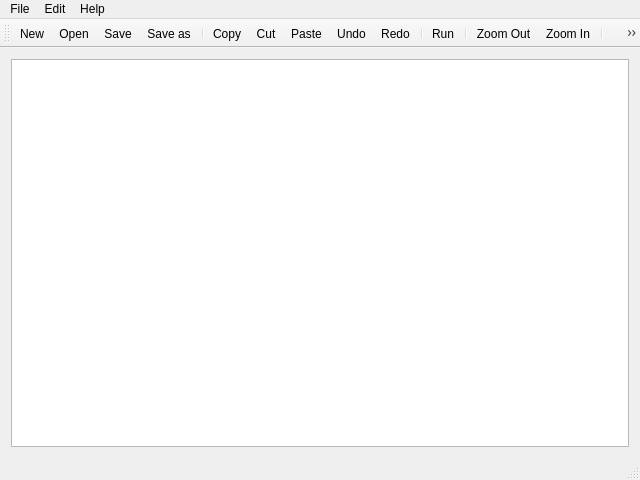
<?xml version="1.0" encoding="UTF-8"?>
<ui version="4.0">
 <class>Notepad</class>
 <widget class="QMainWindow" name="Notepad">
  <property name="geometry">
   <rect>
    <x>0</x>
    <y>0</y>
    <width>640</width>
    <height>480</height>
   </rect>
  </property>
  <property name="windowTitle">
   <string>Notepad</string>
  </property>
  <widget class="QWidget" name="centralWidget">
   <layout class="QVBoxLayout" name="verticalLayout">
    <item>
     <widget class="QTextEdit" name="textEdit"/>
    </item>
   </layout>
  </widget>
  <widget class="QMenuBar" name="menuBar">
   <property name="geometry">
    <rect>
     <x>0</x>
     <y>0</y>
     <width>640</width>
     <height>22</height>
    </rect>
   </property>
   <widget class="QMenu" name="menuFile">
    <property name="title">
     <string>File</string>
    </property>
    <addaction name="actionNew"/>
    <addaction name="actionOpen"/>
    <addaction name="actionSave"/>
    <addaction name="actionSave_as"/>
    <addaction name="separator"/>
    <addaction name="actionExit"/>
   </widget>
   <widget class="QMenu" name="menuEdit">
    <property name="title">
     <string>Edit</string>
    </property>
    <addaction name="actionCopy"/>
    <addaction name="actionCut"/>
    <addaction name="actionPaste"/>
    <addaction name="separator"/>
    <addaction name="actionUndo"/>
    <addaction name="actionRedo"/>
    <addaction name="separator"/>
    <addaction name="actionZoomOut"/>
    <addaction name="actionZoomIn"/>
    <addaction name="separator"/>
    <addaction name="actionRun"/>
   </widget>
   <widget class="QMenu" name="menuHelp">
    <property name="title">
     <string>Help</string>
    </property>
    <addaction name="separator"/>
    <addaction name="actionAbout"/>
   </widget>
   <addaction name="menuFile"/>
   <addaction name="menuEdit"/>
   <addaction name="menuHelp"/>
  </widget>
  <widget class="QToolBar" name="mainToolBar">
   <attribute name="toolBarArea">
    <enum>TopToolBarArea</enum>
   </attribute>
   <attribute name="toolBarBreak">
    <bool>false</bool>
   </attribute>
   <addaction name="actionNew"/>
   <addaction name="actionOpen"/>
   <addaction name="actionSave"/>
   <addaction name="actionSave_as"/>
   <addaction name="separator"/>
   <addaction name="actionCopy"/>
   <addaction name="actionCut"/>
   <addaction name="actionPaste"/>
   <addaction name="actionUndo"/>
   <addaction name="actionRedo"/>
   <addaction name="separator"/>
   <addaction name="actionRun"/>
   <addaction name="separator"/>
   <addaction name="actionZoomOut"/>
   <addaction name="actionZoomIn"/>
   <addaction name="separator"/>
   <addaction name="actionAbout"/>
   <addaction name="separator"/>
   <addaction name="actionExit"/>
  </widget>
  <widget class="QStatusBar" name="statusBar"/>
  <action name="actionNew">
   <property name="icon">
    <iconset resource="notepad.qrc">
     <normaloff>:/assets/images/new.png</normaloff>:/assets/images/new.png</iconset>
   </property>
   <property name="text">
    <string>New</string>
   </property>
   <property name="toolTip">
    <string>New text file</string>
   </property>
   <property name="statusTip">
    <string>Create a new text file</string>
   </property>
   <property name="shortcut">
    <string>Ctrl+N</string>
   </property>
  </action>
  <action name="actionOpen">
   <property name="icon">
    <iconset resource="notepad.qrc">
     <normaloff>:/assets/images/open.png</normaloff>:/assets/images/open.png</iconset>
   </property>
   <property name="text">
    <string>Open</string>
   </property>
   <property name="toolTip">
    <string>Open file</string>
   </property>
   <property name="statusTip">
    <string>Open an existing text file</string>
   </property>
   <property name="shortcut">
    <string>Ctrl+O</string>
   </property>
  </action>
  <action name="actionSave">
   <property name="icon">
    <iconset resource="notepad.qrc">
     <normaloff>:/assets/images/save.png</normaloff>:/assets/images/save.png</iconset>
   </property>
   <property name="text">
    <string>Save</string>
   </property>
   <property name="toolTip">
    <string>Save file</string>
   </property>
   <property name="statusTip">
    <string>Save the text file to disk</string>
   </property>
   <property name="shortcut">
    <string>Ctrl+S</string>
   </property>
  </action>
  <action name="actionSave_as">
   <property name="icon">
    <iconset resource="notepad.qrc">
     <normaloff>:/assets/images/save_as.png</normaloff>:/assets/images/save_as.png</iconset>
   </property>
   <property name="text">
    <string>Save as</string>
   </property>
   <property name="toolTip">
    <string>Save file as</string>
   </property>
   <property name="statusTip">
    <string>Save the text file under a new name</string>
   </property>
   <property name="shortcut">
    <string>Ctrl+Shift+S</string>
   </property>
  </action>
  <action name="actionExit">
   <property name="icon">
    <iconset resource="notepad.qrc">
     <normaloff>:/assets/images/exit.png</normaloff>:/assets/images/exit.png</iconset>
   </property>
   <property name="text">
    <string>Exit</string>
   </property>
   <property name="toolTip">
    <string>Exit Notepad</string>
   </property>
   <property name="statusTip">
    <string>Exit the application</string>
   </property>
   <property name="shortcut">
    <string>Ctrl+Q</string>
   </property>
  </action>
  <action name="actionCopy">
   <property name="icon">
    <iconset resource="notepad.qrc">
     <normaloff>:/assets/images/copy.png</normaloff>:/assets/images/copy.png</iconset>
   </property>
   <property name="text">
    <string>Copy</string>
   </property>
   <property name="statusTip">
    <string>Copy selected text to clipboard</string>
   </property>
   <property name="shortcut">
    <string>Ctrl+C</string>
   </property>
  </action>
  <action name="actionCut">
   <property name="icon">
    <iconset resource="notepad.qrc">
     <normaloff>:/assets/images/cut.png</normaloff>:/assets/images/cut.png</iconset>
   </property>
   <property name="text">
    <string>Cut</string>
   </property>
   <property name="statusTip">
    <string>Cut selected text to clipboard</string>
   </property>
   <property name="shortcut">
    <string>Ctrl+X</string>
   </property>
  </action>
  <action name="actionPaste">
   <property name="icon">
    <iconset resource="notepad.qrc">
     <normaloff>:/assets/images/paste.png</normaloff>:/assets/images/paste.png</iconset>
   </property>
   <property name="text">
    <string>Paste</string>
   </property>
   <property name="statusTip">
    <string>Paste text from clipboard to cursor position</string>
   </property>
   <property name="shortcut">
    <string>Ctrl+V</string>
   </property>
  </action>
  <action name="actionUndo">
   <property name="icon">
    <iconset resource="notepad.qrc">
     <normaloff>:/assets/images/edit_undo.png</normaloff>:/assets/images/edit_undo.png</iconset>
   </property>
   <property name="text">
    <string>Undo</string>
   </property>
   <property name="statusTip">
    <string>Undo changes</string>
   </property>
   <property name="shortcut">
    <string>Ctrl+Z</string>
   </property>
  </action>
  <action name="actionRedo">
   <property name="icon">
    <iconset resource="notepad.qrc">
     <normaloff>:/assets/images/edit_redo.png</normaloff>:/assets/images/edit_redo.png</iconset>
   </property>
   <property name="text">
    <string>Redo</string>
   </property>
   <property name="statusTip">
    <string>Redo changes</string>
   </property>
   <property name="shortcut">
    <string>Ctrl+Y</string>
   </property>
  </action>
  <action name="actionZoomOut">
   <property name="icon">
    <iconset resource="notepad.qrc">
     <normaloff>:/assets/images/zoom_out.png</normaloff>:/assets/images/zoom_out.png</iconset>
   </property>
   <property name="text">
    <string>Zoom Out</string>
   </property>
   <property name="statusTip">
    <string>Zoom out text</string>
   </property>
   <property name="shortcut">
    <string>Ctrl+-</string>
   </property>
  </action>
  <action name="actionZoomIn">
   <property name="icon">
    <iconset resource="notepad.qrc">
     <normaloff>:/assets/images/zoom_in.png</normaloff>:/assets/images/zoom_in.png</iconset>
   </property>
   <property name="text">
    <string>Zoom In</string>
   </property>
   <property name="statusTip">
    <string>Zoom in text</string>
   </property>
   <property name="shortcut">
    <string>Ctrl+=</string>
   </property>
  </action>
  <action name="actionAbout">
   <property name="icon">
    <iconset resource="notepad.qrc">
     <normaloff>:/assets/images/info.png</normaloff>:/assets/images/info.png</iconset>
   </property>
   <property name="text">
    <string>About</string>
   </property>
   <property name="toolTip">
    <string>About Notepad</string>
   </property>
   <property name="statusTip">
    <string>Show info about Notepad</string>
   </property>
  </action>
  <action name="actionRun">
   <property name="icon">
    <iconset resource="notepad.qrc">
     <normaloff>:/assets/images/run.png</normaloff>:/assets/images/run.png</iconset>
   </property>
   <property name="text">
    <string>Run</string>
   </property>
   <property name="statusTip">
    <string>Run program</string>
   </property>
   <property name="shortcut">
    <string>F8</string>
   </property>
  </action>
 </widget>
 <layoutdefault spacing="6" margin="11"/>
 <resources>
  <include location="notepad.qrc"/>
 </resources>
 <connections/>
</ui>
